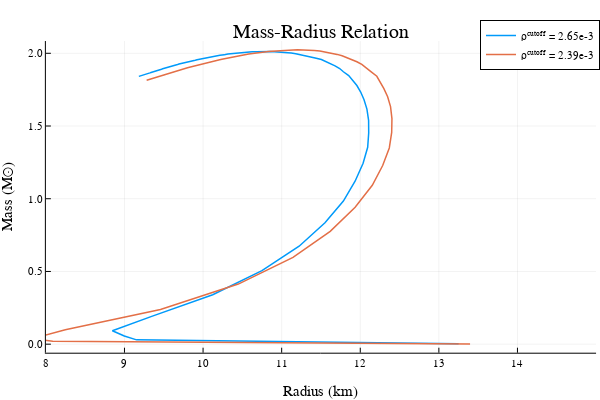

The notebook cell this image was saved under:
### Code cell
ρ₀ = collect(1.0e-5:1.0e-4:1.0e-2);
x_interval = [0.0 2.121710214285006e-13; 2.121710214285006e-13 0.00020668518598323542; 0.00020668518598323542 0.0013445117079347335; 0.0013445117079347335 0.0021208038940020357; 0.0021208038940020357 0.00239146172602243; 0.00239146172602243 0.007690387374332126];
y_interval = [0.0 1.096376754968612e-5; 1.096376754968612e-5 0.007181952465866439; 0.007181952465866439 0.35212840897655373; 0.35212840897655373 0.3903714935557225; 0.3903714935557225 0.42266428252122956; 0.42266428252122956 0.6934721512519161];
M,R = make_TOV_sequence(ρ₀, piece_wise_linear_csound, [x_interval, y_interval])

@time begin
    M,R = make_TOV_sequence(ρ₀, piece_wise_linear_csound, [x_interval, y_interval])
end

plotlyjs()
plot!(R*1.478, M, linewidth = 1.5, label =  "ρᶜᵘᵗᵒᶠᶠ = 2.39e-3")
